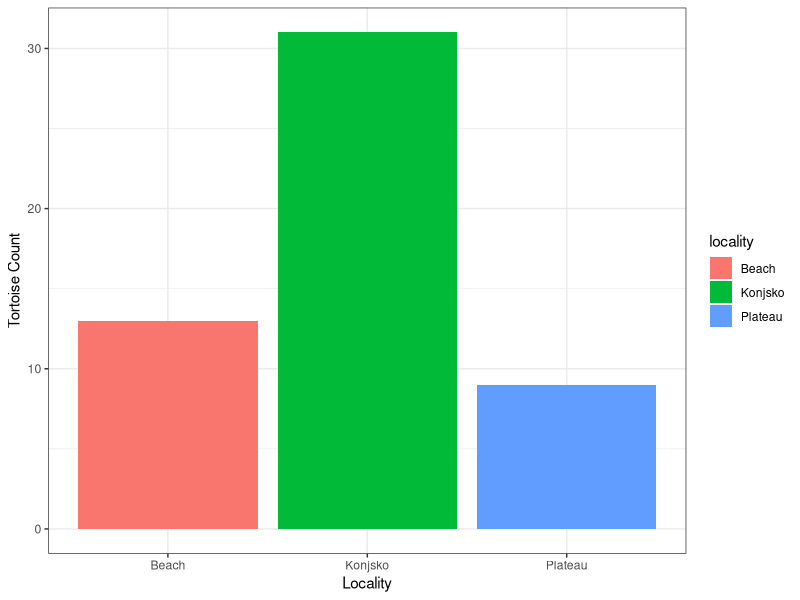

Recreate this plot in R.
# MES 503 Week 2 Lab - Intro to R Projects & More Data Viz
# This script includes a coding exercise designed to build your understanding of 
# how to use ggplot2 to create data visualizations.

# Created by Kayla Blincow 8/25/2026
#------------------------------------------------------------------------------



####INTRODUCTION####

# In an exceptionally dense island population of Hermann's tortoises in Lake 
# Prespa in North Macedonia, sexually coercive males dramatically overnumber 
# females, inflict severe copulatory injuries and put them at risk of fatal falls 
# from the island plateau's sheer rock faces. Harassed females are emaciated, 
# reproduce less frequently, produce smaller clutches and have lower annual 
# survival rates compared to females from a neighbouring mainland population. 
# Sixteen years of capture-recapture data reveal an ongoing extinction event and 
# predict that the last island female will die in 2083.

# Data from Arsovski et al. (2026) Ecology Letters



# BEFORE WE GET STARTED...

# What is your current working directory?
getwd()



####SET UP MY SCRIPT####

#load my packages (it's good practice to load all the packages you will be using
# in your script at the beginning)
library(ggplot2) #our data viz package

#load my data (from csv file saved on your computer)
#NOTE! YOU WILL HAVE TO UPDATE THE FILE PATH (THING IN QUOTES) TO WHATEVER YOUR 
#FILE STRUCTURE IS ON YOUR COMPUTER STARTING FROM YOUR WORKING DIRECTORY!!!!!
clutch_size <- read.csv("Week 2/clutch_size_cleaned.csv")

#take a look at our data
# How would we look at the first six rows of our newly uploaded dataframe?

####FILL IN CODE HERE####


####LET'S CREATE SOME VISUALS####

# Our goal is to view our data to set up our expectations of what we think 
# statistical analysis will reveal regarding the following questions:

# 1. How many individuals from each locality are represented in these data?
# 2. Which locality has the oldest tortoise individuals on average?
# 3. Which locality has the largest tortoise individuals on average?
# 4. Do older individuals tend to have larger clutch sizes?
# 5. Do larger individuals tend to have larger clutch sizes?

# I'll help you get started with the first question...
# 1. How mnay individuals from each locality are represented in these data?
ggplot(data = clutch_size, aes(x = locality, fill = locality)) +
  geom_bar() +
  labs(x = "Locality", y = "Tortoise Count") + #what's this do?
  theme_bw()  #what's this do?
  

#Some follow up questions...
# How do you think I could match my legend title to the x axis label?
# How might the sample sizes from the different localities influence my analysis?


# Let's work through the second question together...
# 2. Which locality has the oldest tortoise individuals on average?

####FILL IN CODE HERE####


# You should work independently or in pairs to try to create visuals that
# address the final three questions.

# 3. Which locality has the largest tortoise individuals on average?

# 4. Do older individuals tend to have larger clutch sizes?

# 5. Do larger individuals tend to have larger clutch sizes?



# Follow up questions:
# Can you identify a potential confounding factor if you were trying to see if
# locality predicts clutch size?

# If you were to choose between age and body mass as a predictor for clutch size
# which one would you select? Why?

# Can you think of a way to combine body mass and carapace length into a single 
# metric?
